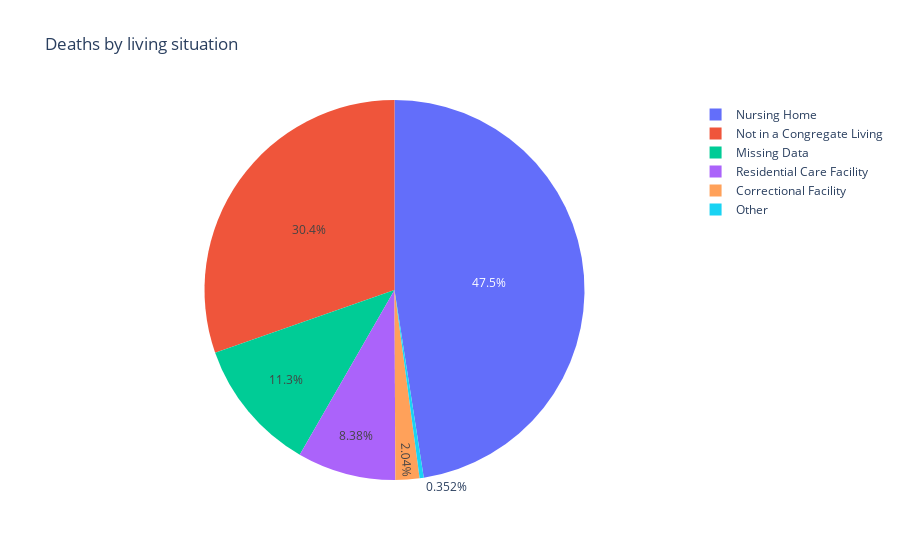

The code cell stored with this chart in its notebook:
### Code cell
fig = px.pie(df.reset_index(), values='Deaths',names = 'Living_Situation', title='Deaths by living situation')
fig.show()

### Figure 1 — Plotly figure (JSON) as saved in the notebook; plotly's stock layout.template omitted (floating-point values rounded to 4 significant figures)
{"data": [{"domain": {"x": [0, 1], "y": [0, 1]}, "hovertemplate": "Living_Situation=%{label}<br>Deaths=%{value}<extra></extra>", "labels": ["Nursing Home", "Residential Care Facility", "Correctional Facility", "Other", "Not in a Congregate Living", "Missing Data"], "legendgroup": "", "name": "", "showlegend": true, "type": "pie", "values": [675, 119, 29, 5, 431, 161]}], "layout": {"autosize": true, "legend": {"tracegroupgap": 0}, "title": {"text": "Deaths by living situation"}}}
